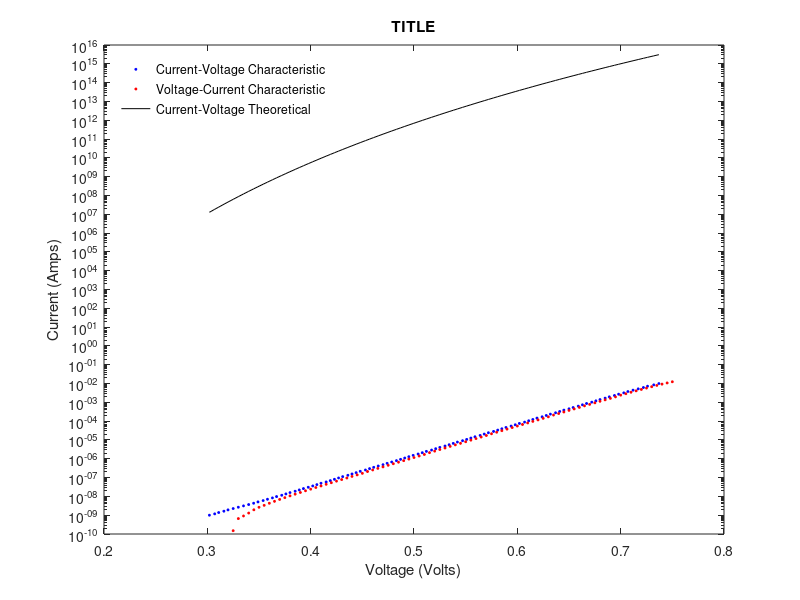

Source code (MATLAB):
clear

load('collected_data.mat');

figure;
semilogy( Vout_Exp1_1,Iin_Exp1_1,'*b','MarkerSize',2) %current-voltahe
hold on;
semilogy(Vin_Exp1_2,Iout_Exp1_2, '*r','MarkerSize',2) %voltage-current
hold on;
CV_theo = (7.055.*(Vout_Exp1_1)).^21.63
semilogy(Vout_Exp1_1,CV_theo,'-k','MarkerSize',5)

title( "TITLE");
ylabel("Current (Amps)");
xlabel("Voltage (Volts)");

legend('Current-Voltage Characteristic', 'Voltage-Current Characteristic','Current-Voltage Theoretical','Voltage-Current Theoretical')
legend('boxoff')
legend('Location','northwest')


hold off
